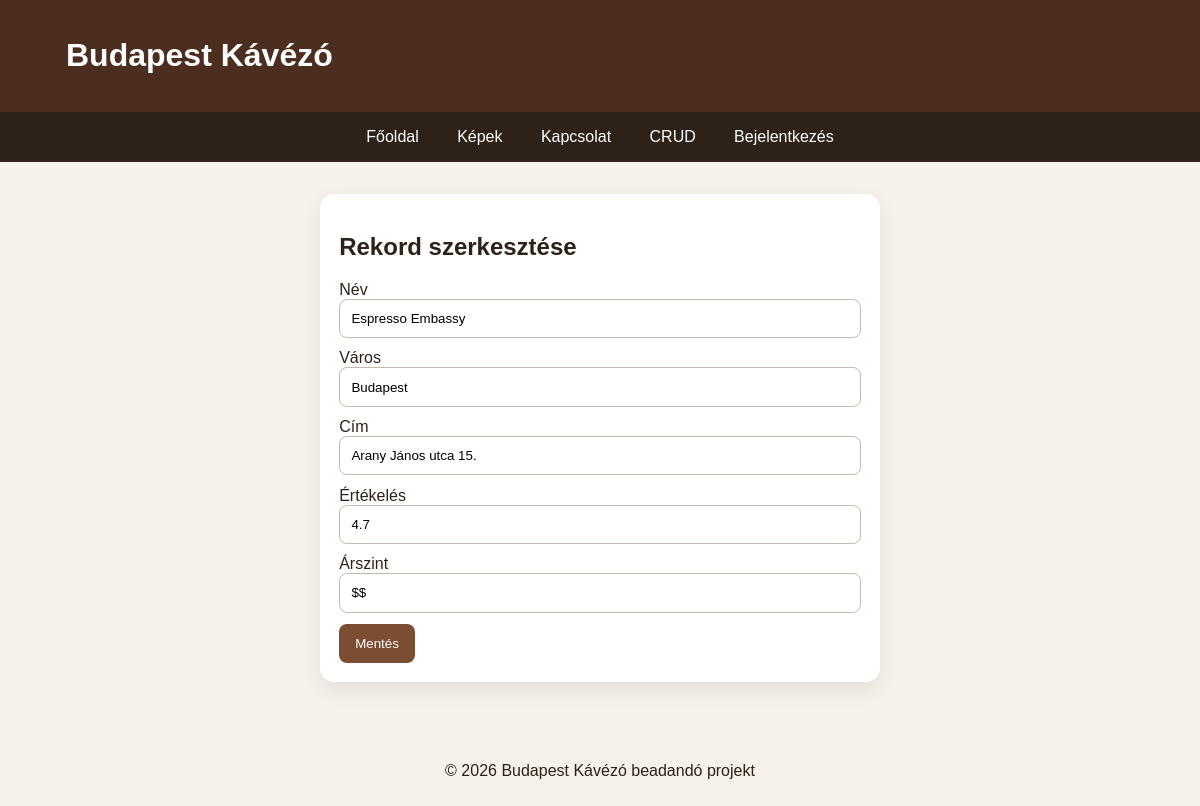
The app's page /index.php?route=cafe_edit&id=2 with its own data.
### tables this page shows
CREATE TABLE IF NOT EXISTS cafes (
  id INT AUTO_INCREMENT PRIMARY KEY,
  name VARCHAR(120) NOT NULL,
  city VARCHAR(80) NOT NULL,
  address VARCHAR(180) NOT NULL,
  rating DECIMAL(2,1) DEFAULT 0,
  price_level VARCHAR(20) DEFAULT '$$'
);

### app/controllers/BaseController.php (called while the page is built)
<?php
abstract class BaseController {
    protected function view(string $view, array $data = []): void {
        extract($data);
        require __DIR__ . '/../views/layout/header.php';
        require __DIR__ . '/../views/' . $view . '.php';
        require __DIR__ . '/../views/layout/footer.php';
    }
}

### app/controllers/CafeController.php (called while the page is built, shortened)
<?php
require_once __DIR__ . '/BaseController.php';
class CafeController extends BaseController {
    public function edit(): void { $stmt=db()->prepare('SELECT * FROM cafes WHERE id=?'); $stmt->execute([$_GET['id']??0]); $cafe=$stmt->fetch(); if(!$cafe) redirect('crud'); $this->view('cafes/form', compact('cafe')); }
}

### index.php (called while the page is built, shortened)
<?php
require_once __DIR__ . '/config/database.php';
require_once __DIR__ . '/app/helpers.php';
$route = $_GET['route'] ?? 'home';
$routes = [
    'home' => ['PageController','home'],
    'gallery' => ['GalleryController','index'],
    'upload' => ['GalleryController','upload'],
    'contact' => ['ContactController','index'],
    'contact_save' => ['ContactController','save'],
    'messages' => ['ContactController','messages'],
    'login' => ['AuthController','login'],
    'do_login' => ['AuthController','doLogin'],
    'register' => ['AuthController','register'],
    'do_register' => ['AuthController','doRegister'],
    'logout' => ['AuthController','logout'],
    'crud' => ['CafeController','index'],
    'cafe_create' => ['CafeController','create'],
    'cafe_store' => ['CafeController','store'],
    'cafe_edit' => ['CafeController','edit'],
    'cafe_update' => ['CafeController','update'],
    'cafe_delete' => ['CafeController','delete'],
];
[$controller, $method] = $routes[$route];
(new $controller())->$method();

### config/database.php (called while the page is built, shortened)
<?php
function db(): PDO {
    static $pdo = null;
    if ($pdo === null) {
        $dsn = 'mysql:host=' . DB_HOST . ';dbname=' . DB_NAME . ';charset=utf8mb4';
        $pdo = new PDO($dsn, DB_USER, DB_PASS, [
            PDO::ATTR_ERRMODE => PDO::ERRMODE_EXCEPTION,
            PDO::ATTR_DEFAULT_FETCH_MODE => PDO::FETCH_ASSOC,
        ]);
    }
    return $pdo;
}

### app/helpers.php (called while the page is built, shortened)
<?php
function e(string $value): string { return htmlspecialchars($value, ENT_QUOTES, 'UTF-8'); }

### app/views/cafes/form.php (the view, shortened to what this page needs)
<section class="card narrow">
    <h2><?= $cafe['id'] ? 'Rekord szerkesztése' : 'Új kávézó' ?></h2>
    <form method="post" action="index.php?route=<?= $cafe['id'] ? 'cafe_update' : 'cafe_store' ?>">
        <label>Név<input name="name" value="<?= e($cafe['name']) ?>"></label>
        <label>Város<input name="city" value="<?= e($cafe['city']) ?>"></label>
        <label>Cím<input name="address" value="<?= e($cafe['address']) ?>"></label>
        <label>Értékelés<input name="rating" value="<?= e((string)$cafe['rating']) ?>"></label>
        <label>Árszint<input name="price_level" value="<?= e($cafe['price_level']) ?>"></label>
        <button>Mentés</button>
    </form>
</section>

### public/assets/css/style.css (style rules this page uses)
* { box-sizing:border-box }
body { margin:0;font-family:Arial,Helvetica,sans-serif;background:#f6f1eb;color:#2d2118 }
.card { background:white;border-radius:14px;padding:1.2rem;margin:1rem 0;box-shadow:0 8px 22px rgba(0,0,0,.08) }
.narrow { max-width:560px;margin:1rem auto }
label { display:block;margin:.7rem 0 }
input,textarea { width:100%;padding:.7rem;border:1px solid #c8b9ad;border-radius:8px }
button,.button { background:#7b4d32;color:white;border:0;border-radius:8px;padding:.75rem 1rem;text-decoration:none;cursor:pointer }

### records on screen
cafes: name "Espresso Embassy", city "Budapest", address "Arany János utca 15.", rating "4.7", price_level "$$"

### other values on screen
APP_NAME "Budapest Kávézó"
